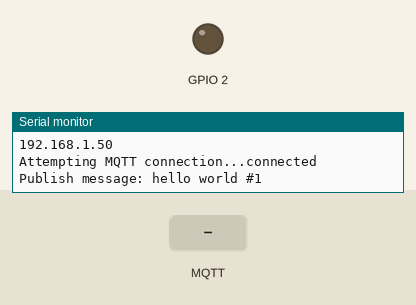
Simulated run of this sketch. Board: ESP8266 (NodeMCU). Parts: output pins drawn as LEDs (lit = HIGH), the last lines printed to the serial monitor. Inputs (shaded band) come from the test bench. WiFi joins after 1.5 s; servers stay silent unless stated; random numbers use the default seed unless the sketch sets one; no MQTT or app messages arrive unless stated.

Above: at 2.7 s.
2.8 s: MQTT message "0" arrives on the first subscribed topic
At 4.0 s:
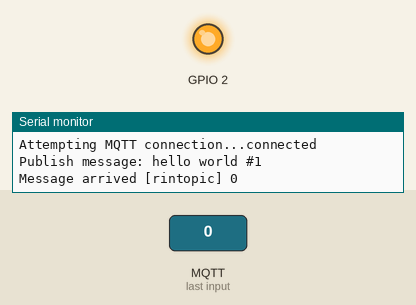
4.3 s: MQTT message "1" arrives on the first subscribed topic
At 5.3 s:
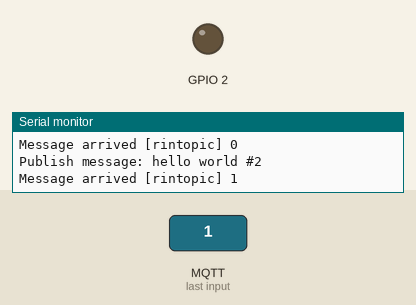
5.8 s: MQTT message "2" arrives on the first subscribed topic
At 6.5 s:
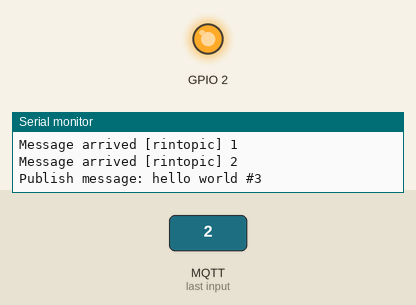
Timing chart, 0 to 8.8 s (numbered marks = the images above; inputs shaded):
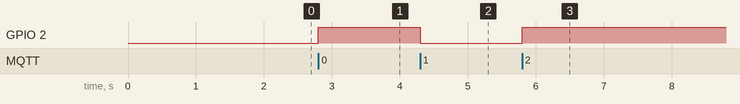

Measured:
- after the input at 2.8 s, GPIO 2: LOW → HIGH at once
- after the input at 4.3 s, GPIO 2: HIGH → LOW at once
- after the input at 5.8 s, GPIO 2: LOW → HIGH at once

The sketch:

mqtt-esp8266.ino
```cpp
/*
 Basic ESP8266 MQTT example

 This sketch demonstrates the capabilities of the pubsub library in combination
 with the ESP8266 board/library.

 It connects to an MQTT server then:
  - publishes "hello world" to the topic "outTopic" every two seconds
  - subscribes to the topic "inTopic", printing out any messages
    it receives. NB - it assumes the received payloads are strings not binary
  - If the first character of the topic "inTopic" is an 1, switch ON the ESP Led,
    else switch it off

 It will reconnect to the server if the connection is lost using a blocking
 reconnect function. See the 'mqtt_reconnect_nonblocking' example for how to
 achieve the same result without blocking the main loop.

 To install the ESP8266 board, (using Arduino 1.6.4+):
  - Add the following 3rd party board manager under "File -> Preferences -> Additional Boards Manager URLs":
       http://arduino.esp8266.com/stable/package_esp8266com_index.json
  - Open the "Tools -> Board -> Board Manager" and click install for the ESP8266"
  - Select your ESP8266 in "Tools -> Board"

*/

#include <ESP8266WiFi.h>
#include <PubSubClient.h>

// Update these with values suitable for your network.

const char* ssid = "INFINITUM6056_2.4";
const char* password = "95DZy";
const char* mqtt_server = "test.mosquitto.org";

WiFiClient espClient;
PubSubClient client(espClient);
long lastMsg = 0;
char msg[50];
int value = 0;

void setup_wifi() {

  delay(10);
  // We start by connecting to a WiFi network
  Serial.println();
  Serial.print("Connecting to ");
  Serial.println(ssid);

  WiFi.begin(ssid, password);

  while (WiFi.status() != WL_CONNECTED) {
    delay(500);
    Serial.print(".");
  }

  randomSeed(micros());

  Serial.println("");
  Serial.println("WiFi connected");
  Serial.println("IP address: ");
  Serial.println(WiFi.localIP());
}

void callback(char* topic, byte* payload, unsigned int length) {
  Serial.print("Message arrived [");
  Serial.print(topic);
  Serial.print("] ");
  for (int i = 0; i < length; i++) {
    Serial.print((char)payload[i]);
  }
  Serial.println();

  // Switch on the LED if an 1 was received as first character
  if ((char)payload[0] == '1') {
    digitalWrite(BUILTIN_LED, LOW);   // Turn the LED on (Note that LOW is the voltage level
    // but actually the LED is on; this is because
    // it is active low on the ESP-01)
  } else {
    digitalWrite(BUILTIN_LED, HIGH);  // Turn the LED off by making the voltage HIGH
  }

}

void reconnect() {
  // Loop until we're reconnected
  while (!client.connected()) {
    Serial.print("Attempting MQTT connection...");
    // Create a random client ID
    String clientId = "rESP8266Client-";
    clientId += String(random(0xffff), HEX);
    // Attempt to connect
    if (client.connect(clientId.c_str())) {
      Serial.println("connected");
      // Once connected, publish an announcement...
      client.publish("rtopic", "hello world");
      // ... and resubscribe
      client.subscribe("rintopic");
    } else {
      Serial.print("failed, rc=");
      Serial.print(client.state());
      Serial.println(" try again in 5 seconds");
      // Wait 5 seconds before retrying
      delay(5000);
    }
  }
}

void setup() {
  pinMode(BUILTIN_LED, OUTPUT);     // Initialize the BUILTIN_LED pin as an output
  Serial.begin(115200);
  setup_wifi();
  client.setServer(mqtt_server, 1883);
  client.setCallback(callback);
}

void loop() {

  if (!client.connected()) {
    reconnect();
  }
  client.loop();

  long now = millis();
  if (now - lastMsg > 2000) {
    lastMsg = now;
    ++value;
    snprintf (msg, 50, "hello world #%ld", value);
    Serial.print("Publish message: ");
    Serial.println(msg);
    client.publish("outTopic", msg);
  }
}
```
